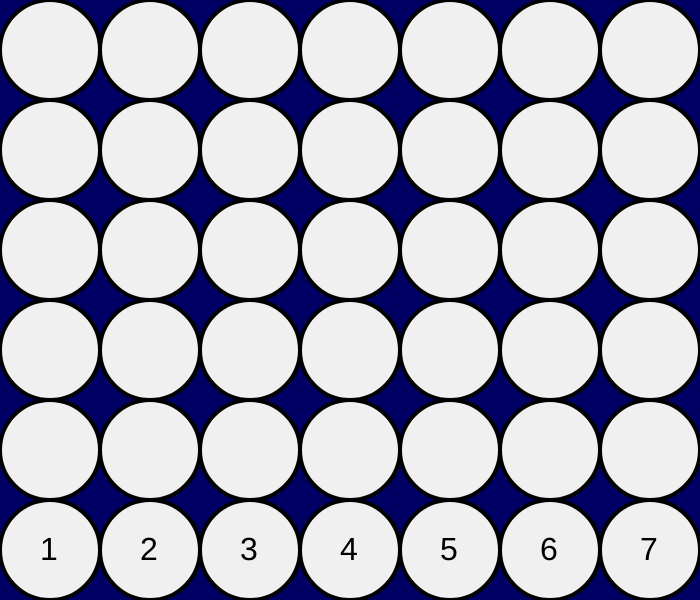
Frame 1 (no input)
Frame 60 (no input): identical to frame 1, image omitted
Frame 120 (the mouse pressed at the canvas centre since frame 60): identical to frame 1, image omitted

The p5.js sketch that drew this single still picture (run headless with seeded random() and noise() and a simulated clock; from frame 60 on, the mouse is pressed at the canvas centre):

// p5.js sketch
// ── sketch.js
let board = [
  [0,0,0,0,0,0,0],
  [0,0,0,0,0,0,0],
  [0,0,0,0,0,0,0],
  [0,0,0,0,0,0,0],
  [0,0,0,0,0,0,0],
  [0,0,0,0,0,0,0]];

let player = 1;
let winner = 0;

function setup() {
  createCanvas(7*100, 6*100);
}

function draw() {
  background(0,0,100);
  drawBoard();
  
  if(winner!=0){
    drawWinner();
  }
  
}

function chkLine(a,b,c,d) {
    // Check first cell non-zero and all cells match
    return ((a != 0) && (a ==b) && (a == c) && (a == d));
}

function chkWinner(bd) {
    // Check down
    for (r = 0; r < 3; r++)
        for (c = 0; c < 7; c++)
            if (chkLine(bd[r][c], bd[r+1][c], bd[r+2][c], bd[r+3][c]))
                return bd[r][c];

    // Check right
    for (r = 0; r < 6; r++)
        for (c = 0; c < 4; c++)
            if (chkLine(bd[r][c], bd[r][c+1], bd[r][c+2], bd[r][c+3]))
                return bd[r][c];

    // Check down-right
    for (r = 0; r < 3; r++)
        for (c = 0; c < 4; c++)
            if (chkLine(bd[r][c], bd[r+1][c+1], bd[r+2][c+2], bd[r+3][c+3]))
                return bd[r][c];

    // Check down-left
    for (r = 3; r < 6; r++)
        for (c = 0; c < 4; c++)
            if (chkLine(bd[r][c], bd[r-1][c+1], bd[r-2][c+2], bd[r-3][c+3]))
                return bd[r][c];

    return 0;
}

function drawBoard(){
  for(let i=0; i < 6; i++){
    for(let j=0; j < 7; j++){
      if(board[i][j] === 0){
        fill(240);
      } else if (board[i][j] === 1){
        fill(230, 10, 10);
      } else if (board[i][j] === 2){
        fill(240, 180, 0);
      }
      stroke(0,0,0);
      strokeWeight(4);
      circle(50+j*100, 50+i*100, 100);
      
      if(i==5){
        textSize(32);
        fill(0);
        noStroke();
        text(j+1, 40+j*100, 60+i*100);
      }
    }
  }
}

function addToBoard(player, column){
  for(let i=0; i < 6; i++){
    if(board[5-i][column] == 0){
      board[5-i][column] = player;
      return;
    }
  }
}

function keyPressed(){
  if (key==1 || key==2 || key==3 || key==4 || key==5 || key==6 || key==7){
    if(player == 1){
      addToBoard(player, key-1);
      player = 2;
    } else {
      addToBoard(player, key-1);
      player = 1;
    }
  }
  
  if(player==1){
    console.log("Red moves");
  } else if(player==2){
    console.log("Yellow moves");
  }
  
  
  if (chkWinner(board)){
    winner = player;
  }
  if(winner==2){
    console.log("--------------------");
    console.log("Red wins");
    console.log("--------------------");
  } else if(winner==1){
    console.log("--------------------");
    console.log("Yellow wins");
    console.log("--------------------");
  }
}

function drawWinner(){
  
  
  textSize(96);
  
  if(winner==2){
    fill(230, 10, 10);
    text("RED WINS", 100, 300);
  } else if(winner==1){
    fill(240, 180, 0);
    text("YELLOW WINS", 10, 300);
  }
  
}
